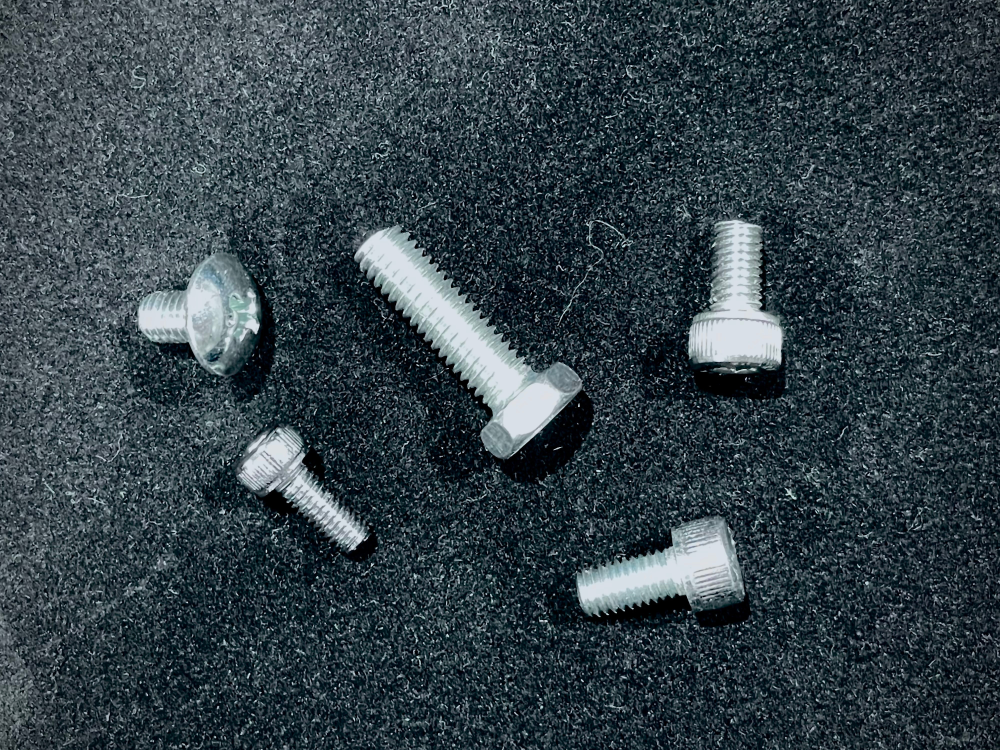
#> input picture ch4/4.3/bolts.jpg, 4000 x 3000 px (shown at 1/4 size)
$ python contours.py
#> lines starting #> are read from the running program, lines starting #| are printed output that depends on the picture; after the words box and inside, x2 and y2 are one past the last pixel; in counts of white or black regions, pixels touching at a corner belong together
import cv2
import matplotlib.pyplot as plt

img_bgr = cv2.imread('bolts.jpg')
#> img_bgr is the input picture: shape (3000, 4000, 3); mean B, G, R 72.8, 65.6, 51.8
img_bgr = cv2.resize(img_bgr, (500, 375))
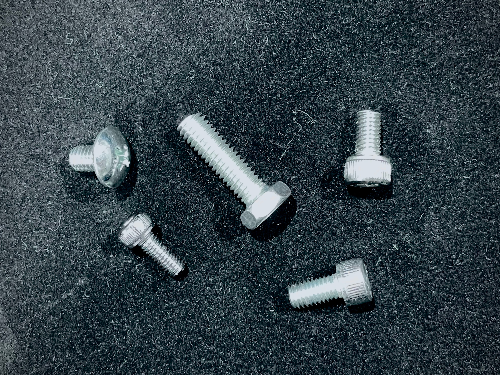
#> img_bgr: shape (375, 500, 3); mean B, G, R 73, 65.7, 51.9

# グレイスケールに変換する
img_gray = cv2.cvtColor(img_bgr, cv2.COLOR_BGR2GRAY)

# 二値化(findContoursに渡すために必要です)
ret,img_bin = cv2.threshold(img_gray, 150, 255, cv2.THRESH_BINARY)
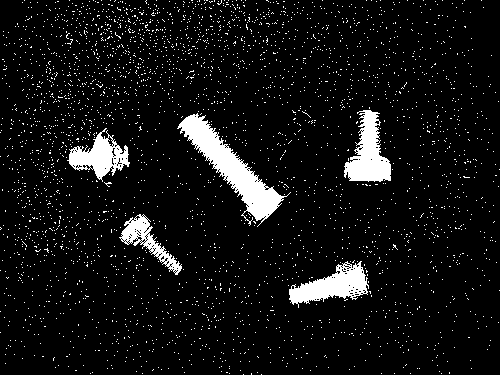
#> img_bin: shape (375, 500); 7.3% white; 3175 white regions (3170 under 20 px)

# 輪郭を抽出する
# contoursには個々の輪郭の形状(座標のリスト)が、
# hierarchyには輪郭の階層情報(親子関係)が入ります
contours, hierarchy = cv2.findContours(img_bin, cv2.RETR_TREE, cv2.CHAIN_APPROX_SIMPLE)
#> contours = 3449 contours, 3442 with area under 20; largest, box (x1, y1, x2, y2) and area: (177, 113, 291, 227) 3138, (344, 110, 391, 182) 1755, (289, 261, 369, 308) 1729, (67, 128, 130, 182) 1458, (119, 214, 182, 275) 1036, (107, 135, 114, 147) 36, (111, 147, 117, 157) 22

# ノイズを取り除くために面積が一定以上の領域のみを残し残りを削除する
contours = list(filter(lambda x:cv2.contourArea(x) > 1000, contours))
#> contours = 5 contours; box (x1, y1, x2, y2) and area: (177, 113, 291, 227) 3138, (344, 110, 391, 182) 1755, (289, 261, 369, 308) 1729, (67, 128, 130, 182) 1458, (119, 214, 182, 275) 1036

# 領域の描画
result_img = cv2.drawContours(img_bgr.copy(), contours, -1, (0, 255, 0), 5)
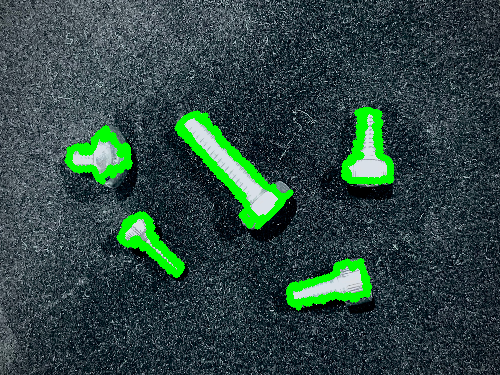
#> result_img: shape (375, 500, 3); mean B, G, R 66.1, 71.6, 46

# 個々の領域を囲む四角形(外接する矩形)を描画する
for c in contours:
    x,y,w,h = cv2.boundingRect(c)
    result_img = cv2.rectangle(result_img, (x,y), (x+w,y+h), (255, 0, 0), 4)
#> this loop made 5 passes
#> (x, y, w, h) on passes 1 to 5: (289, 261, 80, 47), (119, 214, 63, 61), (67, 128, 63, 54), (177, 113, 114, 114), (344, 110, 47, 72)
#> pass 1, `result_img = cv2.rectangle(result_img, (x,y), (x+w,y+h), (255, 0, 0), 4)`:
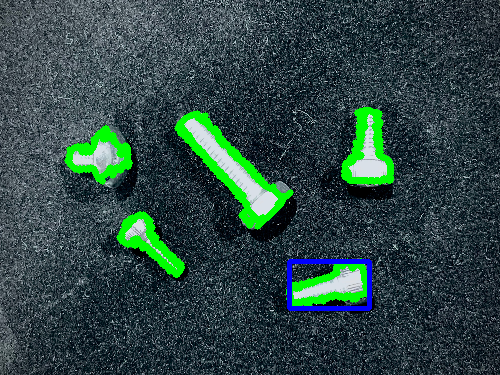
#> result_img: shape (375, 500, 3); 0.67% of pixels changed, all inside (x1, y1, x2, y2) = (287, 259, 372, 311)
#> pass 2, `result_img = cv2.rectangle(result_img, (x,y), (x+w,y+h), (255, 0, 0), 4)`:
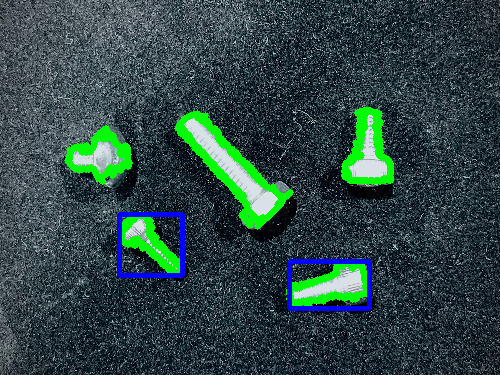
#> result_img: shape (375, 500, 3); 0.65% of pixels changed, all inside (x1, y1, x2, y2) = (117, 212, 185, 278)
#> pass 3, `result_img = cv2.rectangle(result_img, (x,y), (x+w,y+h), (255, 0, 0), 4)`:
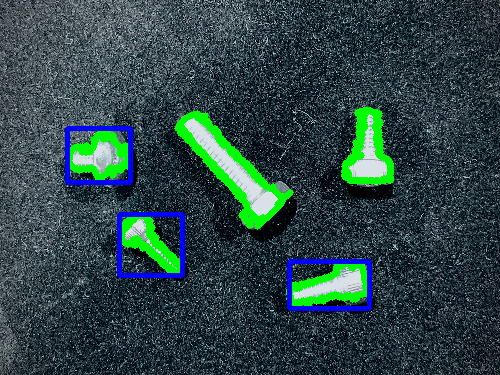
#> result_img: shape (375, 500, 3); 0.62% of pixels changed, all inside (x1, y1, x2, y2) = (65, 126, 133, 185)
#> after the loop:
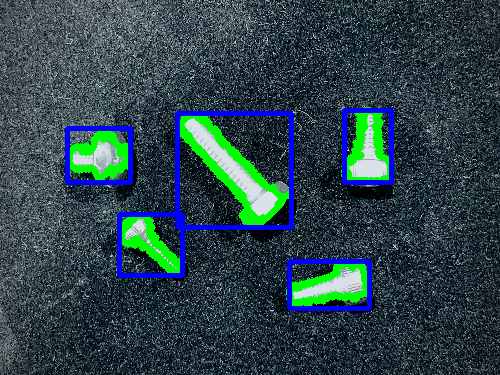
#> result_img: shape (375, 500, 3); 1.81% of pixels changed, all inside (x1, y1, x2, y2) = (175, 108, 394, 230)

titles = ['Input Image', 'Grayscale', 'cv2.threshold', 'Result']
images = [img_bgr, img_gray, img_bin, result_img]

fig = plt.figure(figsize=(24,6))

for index, (title, img) in enumerate(zip(titles, images)):
    ax = fig.add_subplot(1,len(images),index+1)
    ax.title.set_text(title)
    ax.imshow(img, 'gray')
    ax.axis('off')
#> this loop made 4 passes
plt.show()
#> figure, not shown here; B, G, R data is drawn as R, G, B

$ run again, with ch4/4.3/drivecam.jpg copied over ch4/4.3/bolts.jpg
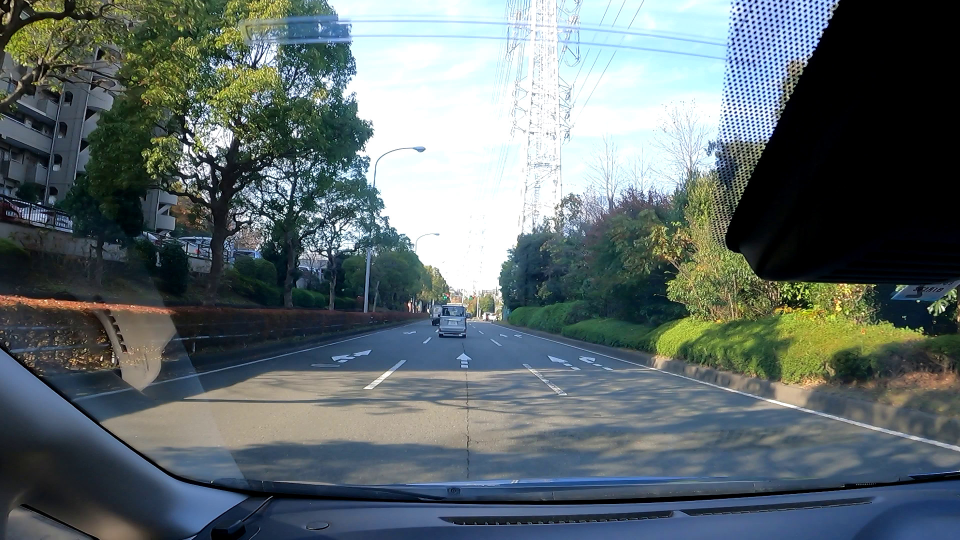
#> input picture ch4/4.3/drivecam.jpg, 1920 x 1080 px (shown at 1/2 size)
#> img_bgr is the input picture: shape (1080, 1920, 3); mean B, G, R 109.3, 107.4, 95.7
#> img_bgr: shape (375, 500, 3)
#> `ret,img_bin = cv2.threshold(img_gray, 150, 255, cv2.THRESH_BINARY)`:
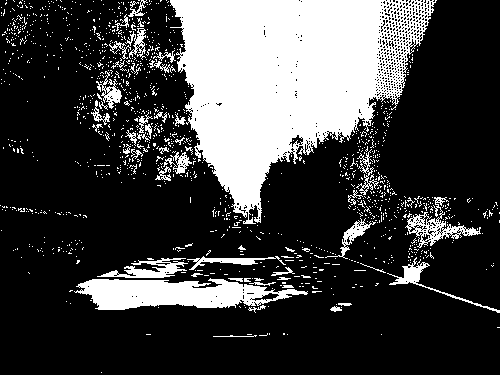
#> img_bin: shape (375, 500); 25.3% white; 1273 white regions (1222 under 20 px)
#> `contours, hierarchy = cv2.findContours(img_bin, cv2.RETR_TREE, cv2.CHA..`: contours = 2181 contours, 2145 with area under 20; largest, box (x1, y1, x2, y2) and area: (170, 0, 437, 224) 33922, (74, 278, 308, 310) 4456, (405, 197, 481, 248) 1032, (97, 258, 188, 278) 600, (387, 257, 500, 313) 446
#> `contours = list(filter(lambda x:cv2.contourArea(x) > 1000, contours))`: contours = 3 contours; box (x1, y1, x2, y2) and area: (170, 0, 437, 224) 33922, (74, 278, 308, 310) 4456, (405, 197, 481, 248) 1032
#> the loop `for c in contours:` made 3 passes
#> (x, y, w, h) on passes 1 to 3: (74, 278, 234, 32), (405, 197, 76, 51), (170, 0, 267, 224)
#> pass 3, `result_img = cv2.rectangle(result_img, (x,y), (x+w,y+h), (255, 0, 0), 4)`:
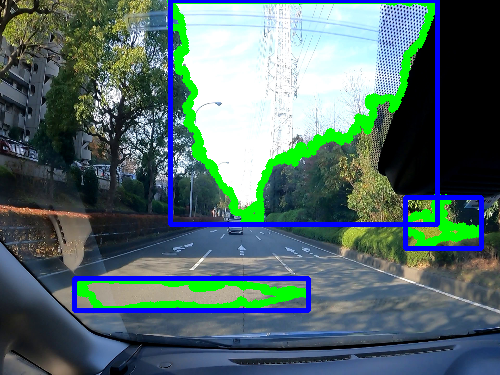
#> result_img: shape (375, 500, 3); mean B, G, R 108.1, 107.9, 83.5
#> the loop `for index, (title, img) in enumerate(zip(titles, images)):` made 4 passes
